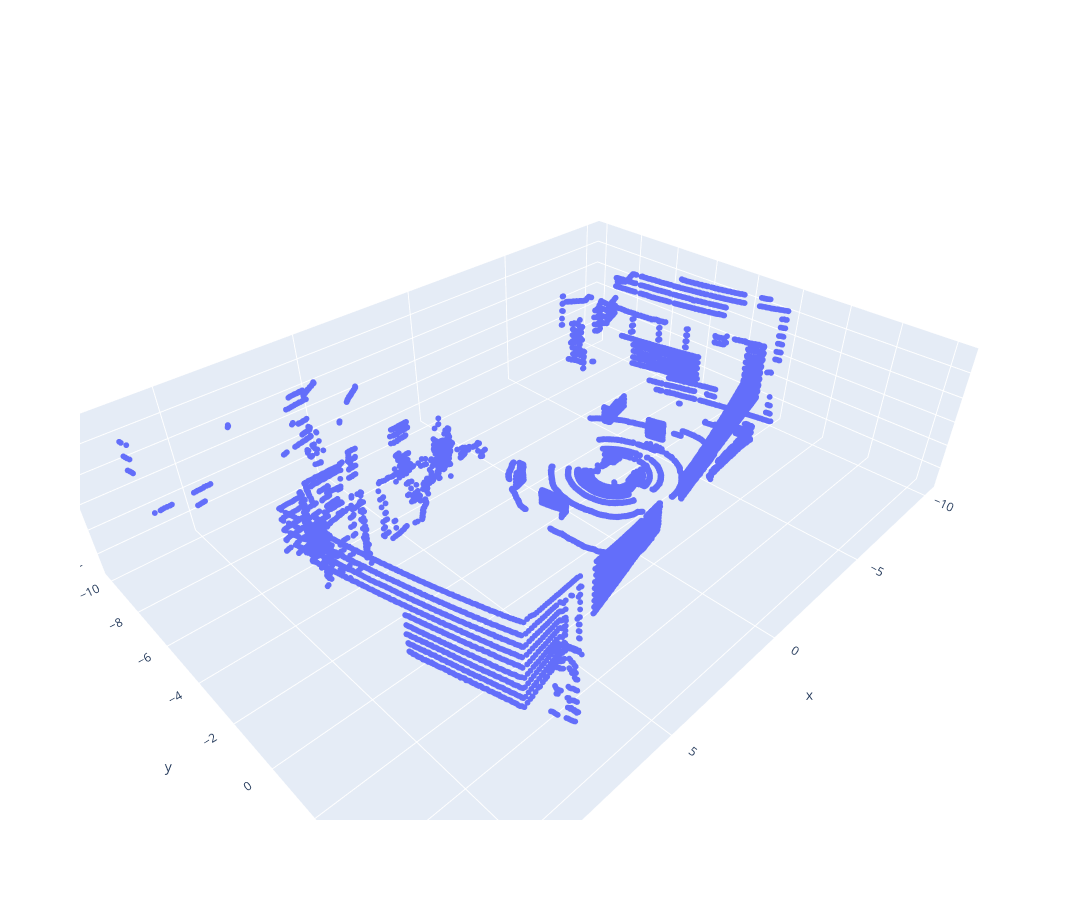

The notebook cell saved with this chart:
### Code cell
fig = go.Figure(data=pc_plot_trace(PC))
fig.update_layout(width=1500, height=900, scene=dict(aspectmode='data'))
fig.show()

### Figure 1 — Plotly figure (JSON) as saved in the notebook; plotly's stock layout.template omitted (floating-point values rounded to 4 significant figures; data arrays with more than 128 entries replaced by an {"elided": "..."} marker saying what was removed)
{"data": [{"marker": {"size": 2}, "mode": "markers", "type": "scatter3d", "x": {"elided": "24097 float values"}, "y": {"elided": "24097 float values"}, "z": {"elided": "24097 float values"}}], "layout": {"height": 900, "scene": {"aspectmode": "data"}, "width": 1500}}
